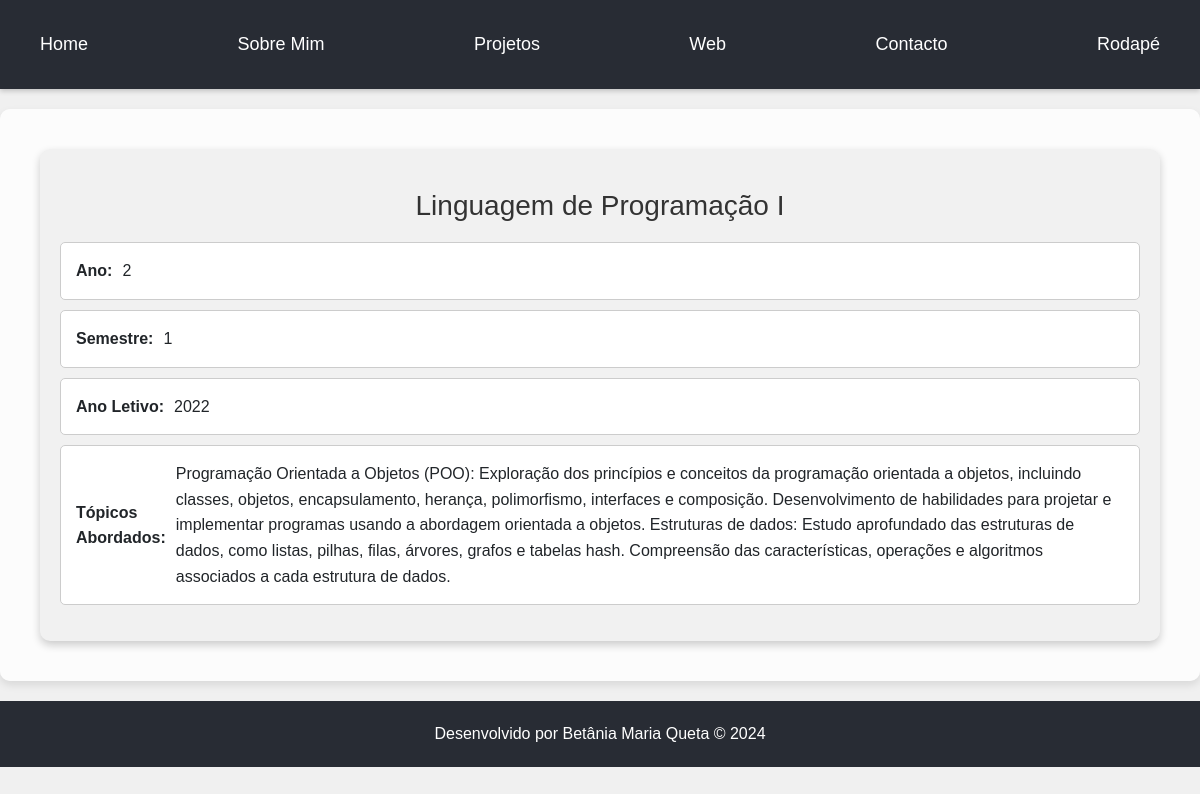
/cadeira_detalhes/7/, run on an earlier commit of the app's database.
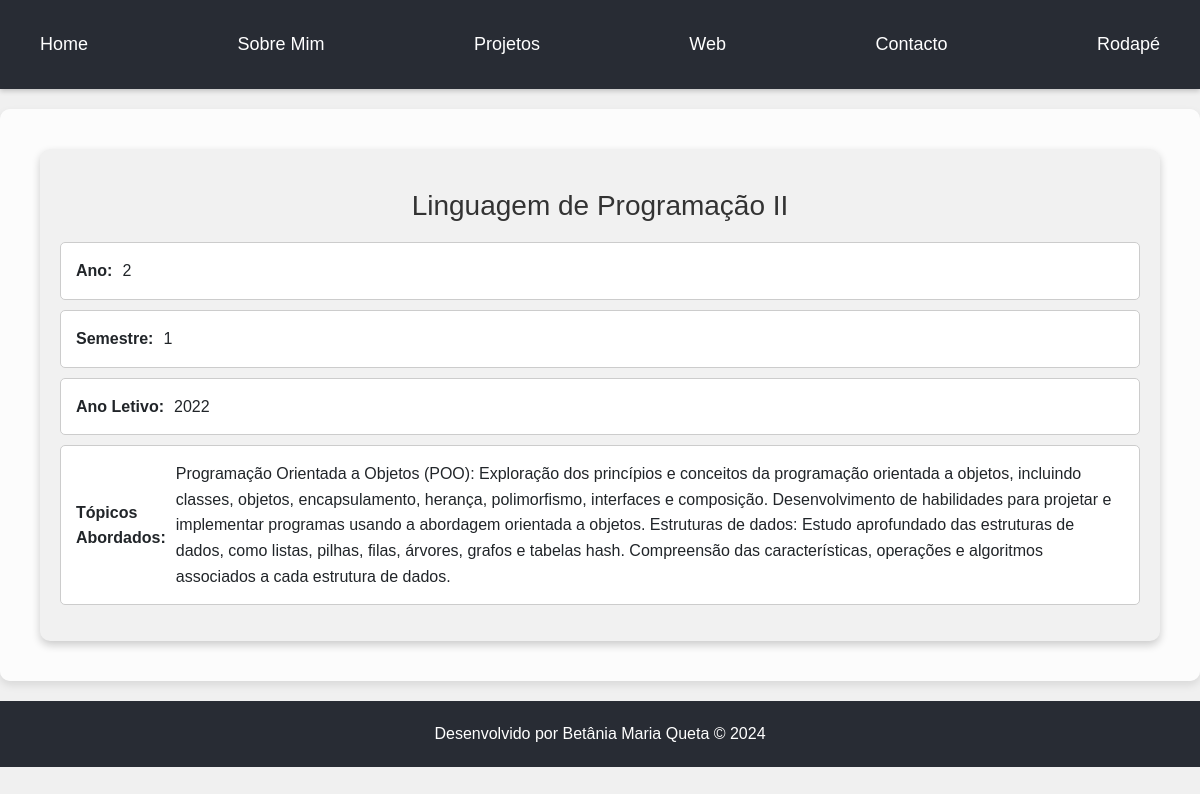
And on a later commit of the database.
### portfolio/models.py (models this page shows)
class Cadeira(models.Model):
    nome = models.CharField(max_length=100)
    ano = models.IntegerField()
    semestre = models.IntegerField()
    ects = models.IntegerField()
    ano_letivo_frequentado = models.IntegerField()
    topicos_abordados = models.TextField()
    imagem = models.ImageField(upload_to='images/', default='images/default.jpg')

### portfolio/views.py (the view)
# urls.py: path('cadeira_detalhes/<int:cadeira_id>/', views.cadeira_detalhes, name='cadeira_detalhes'),
def cadeira_detalhes(request, cadeira_id):
    cadeira = get_object_or_404(Cadeira, pk=cadeira_id)
    return render(request, 'portfolio/detalhes_cadeira.html', {'cadeira': cadeira})

### portfolio/templates/portfolio/detalhes_cadeira.html (shortened to what this page needs)
{% extends 'portfolio/layout.html' %}
{% load static %}
{% block main %}
    <section class="cadeira-detalhes">
        <h2 class="cadeira-nome">{{ cadeira.nome }}</h2>
        <ul class="cadeira-info">
            <li class="cadeira-info-item"><strong>Ano:</strong> {{ cadeira.ano }}</li>
            <li class="cadeira-info-item"><strong>Semestre:</strong> {{ cadeira.semestre }}</li>
            <li class="cadeira-info-item"><strong>Ano Letivo:</strong> {{ cadeira.ano_letivo_frequentado }}</li>
            <li class="cadeira-info-item"><strong>Tópicos Abordados:</strong> {{ cadeira.topicos_abordados }}</li>
        </ul>
    </section>
{% endblock %}

What changed in the data, as far as the page shows it:
changed Cadeira: nome "Linguagem de Programação I" → "Linguagem de Programação II"
